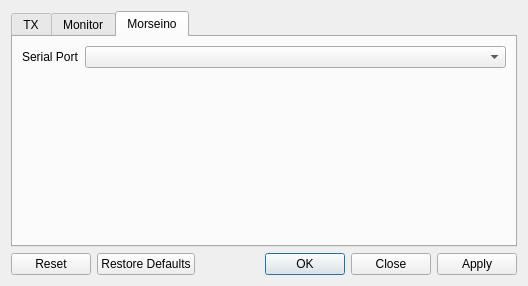
<?xml version="1.0" encoding="UTF-8"?>
<ui version="4.0">
 <class>Config</class>
 <widget class="QDialog" name="configWindow">
  <property name="geometry">
   <rect>
    <x>0</x>
    <y>0</y>
    <width>528</width>
    <height>286</height>
   </rect>
  </property>
  <property name="windowTitle">
   <string>Configuration</string>
  </property>
  <layout class="QGridLayout" name="gridLayout_3">
   <item row="2" column="0">
    <widget class="QDialogButtonBox" name="buttonBox">
     <property name="orientation">
      <enum>Qt::Orientation::Horizontal</enum>
     </property>
     <property name="standardButtons">
      <set>QDialogButtonBox::StandardButton::Apply|QDialogButtonBox::StandardButton::Close|QDialogButtonBox::StandardButton::Ok|QDialogButtonBox::StandardButton::Reset|QDialogButtonBox::StandardButton::RestoreDefaults</set>
     </property>
     <property name="centerButtons">
      <bool>false</bool>
     </property>
    </widget>
   </item>
   <item row="1" column="0">
    <widget class="QTabWidget" name="tabWidget">
     <property name="currentIndex">
      <number>2</number>
     </property>
     <widget class="QWidget" name="txTab">
      <attribute name="title">
       <string>TX</string>
      </attribute>
      <layout class="QGridLayout" name="gridLayout_2" rowstretch="0,0,0,0,1" columnstretch="0,1">
       <item row="0" column="0">
        <widget class="QLabel" name="txDeviceLabel">
         <property name="text">
          <string>Device</string>
         </property>
        </widget>
       </item>
       <item row="0" column="1">
        <widget class="QComboBox" name="txDeviceValue"/>
       </item>
       <item row="1" column="0">
        <widget class="QLabel" name="txSamplerateLabel">
         <property name="text">
          <string>Sample rate</string>
         </property>
        </widget>
       </item>
       <item row="1" column="1">
        <widget class="QComboBox" name="txSamplerateValue">
         <property name="minimumSize">
          <size>
           <width>120</width>
           <height>0</height>
          </size>
         </property>
        </widget>
       </item>
       <item row="2" column="0">
        <widget class="QLabel" name="txFormatLabel">
         <property name="text">
          <string>Format</string>
         </property>
        </widget>
       </item>
       <item row="2" column="1">
        <widget class="QComboBox" name="txFormatValue">
         <property name="minimumSize">
          <size>
           <width>140</width>
           <height>0</height>
          </size>
         </property>
        </widget>
       </item>
       <item row="3" column="0">
        <widget class="QLabel" name="txChannelsLabel">
         <property name="text">
          <string>Channels</string>
         </property>
        </widget>
       </item>
       <item row="3" column="1">
        <widget class="QComboBox" name="txChannelsValue">
         <property name="minimumSize">
          <size>
           <width>150</width>
           <height>0</height>
          </size>
         </property>
        </widget>
       </item>
       <item row="4" column="0">
        <spacer name="txSpacer">
         <property name="orientation">
          <enum>Qt::Orientation::Vertical</enum>
         </property>
         <property name="sizeHint" stdset="0">
          <size>
           <width>20</width>
           <height>40</height>
          </size>
         </property>
        </spacer>
       </item>
      </layout>
     </widget>
     <widget class="QWidget" name="monitorTab">
      <attribute name="title">
       <string>Monitor</string>
      </attribute>
      <layout class="QGridLayout" name="gridLayout" rowstretch="0,0,0,0,1" columnstretch="0,1">
       <item row="0" column="0">
        <widget class="QLabel" name="monitorDeviceLabel">
         <property name="text">
          <string>Device</string>
         </property>
        </widget>
       </item>
       <item row="0" column="1">
        <widget class="QComboBox" name="monitorDeviceValue"/>
       </item>
       <item row="1" column="0">
        <widget class="QLabel" name="monitorSamplerateLabel">
         <property name="text">
          <string>Sample rate</string>
         </property>
        </widget>
       </item>
       <item row="1" column="1">
        <widget class="QComboBox" name="monitorSamplerateValue">
         <property name="minimumSize">
          <size>
           <width>120</width>
           <height>0</height>
          </size>
         </property>
        </widget>
       </item>
       <item row="2" column="0">
        <widget class="QLabel" name="monitorFormatLabel">
         <property name="text">
          <string>Format</string>
         </property>
        </widget>
       </item>
       <item row="2" column="1">
        <widget class="QComboBox" name="monitorFormatValue">
         <property name="minimumSize">
          <size>
           <width>140</width>
           <height>0</height>
          </size>
         </property>
        </widget>
       </item>
       <item row="3" column="0">
        <widget class="QLabel" name="monitorChannelLabel">
         <property name="text">
          <string>Channels</string>
         </property>
        </widget>
       </item>
       <item row="3" column="1">
        <widget class="QComboBox" name="monitorChannelsValue">
         <property name="minimumSize">
          <size>
           <width>150</width>
           <height>0</height>
          </size>
         </property>
        </widget>
       </item>
       <item row="4" column="0">
        <spacer name="monitorSpacer">
         <property name="orientation">
          <enum>Qt::Orientation::Vertical</enum>
         </property>
         <property name="sizeHint" stdset="0">
          <size>
           <width>20</width>
           <height>32</height>
          </size>
         </property>
        </spacer>
       </item>
      </layout>
     </widget>
     <widget class="QWidget" name="morseinoTab">
      <attribute name="title">
       <string>Morseino</string>
      </attribute>
      <layout class="QGridLayout" name="gridLayout_4" columnstretch="0,1">
       <item row="0" column="0">
        <widget class="QLabel" name="morseinoSerialPortName">
         <property name="text">
          <string>Serial Port</string>
         </property>
        </widget>
       </item>
       <item row="0" column="1">
        <widget class="QComboBox" name="morseinoSerialPortValue"/>
       </item>
       <item row="1" column="0">
        <spacer name="verticalSpacer">
         <property name="orientation">
          <enum>Qt::Orientation::Vertical</enum>
         </property>
         <property name="sizeHint" stdset="0">
          <size>
           <width>20</width>
           <height>146</height>
          </size>
         </property>
        </spacer>
       </item>
      </layout>
     </widget>
    </widget>
   </item>
  </layout>
 </widget>
 <resources/>
 <connections/>
</ui>
